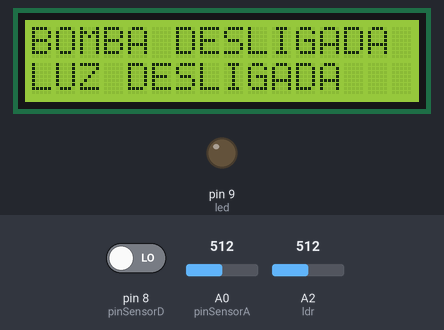
Bench run of a sketch on a simulated Arduino Uno, built with avr-gcc and run on an emulated ATmega328P. Parts: 16×2 character LCD, output pins drawn as LEDs (lit = HIGH). The test bench sets the inputs (shaded band); at power-on: A2 (ldr) = 512, A0 (pinSensorA) = 512, pin 8 (pinSensorD) LOW. What the sketch prints to the serial monitor is not drawn.

Above: at 1.2 s.
1.3 s: A2 (ldr) set to 488
At 2.0 s:
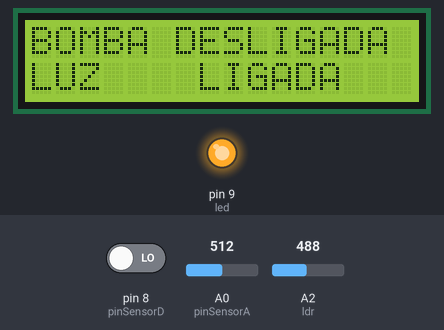
2.8 s: A0 (pinSensorA) set to 688
4.3 s: A0 (pinSensorA) set to 715
At 5.5 s:
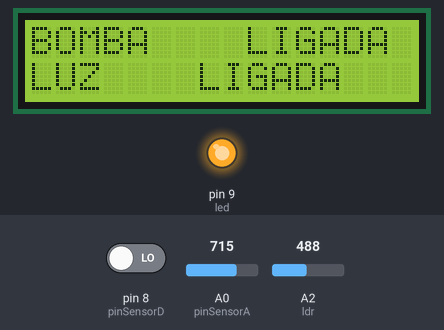
5.8 s: A2 (ldr) set to 1023
At 6.6 s:
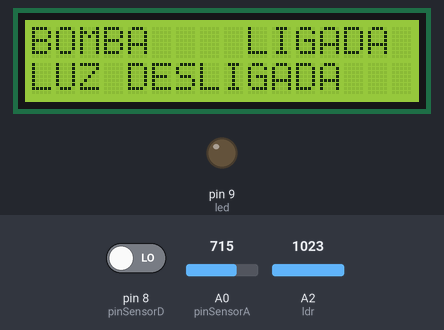
9.3 s: A0 (pinSensorA) set to 690
At 10.3 s:
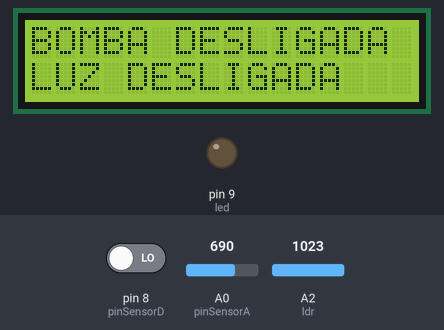
Timing chart, 0 to 12.3 s (numbered marks = the images above; inputs shaded):
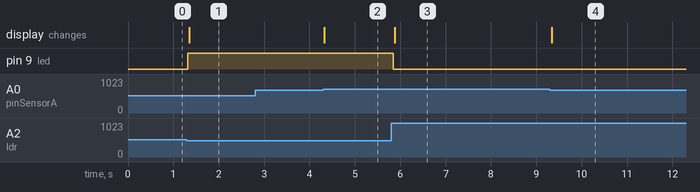

Measured:
- the behaviour switches between 500 and 499 on A2 (ldr) (found by bisection; images 0 and 1)
- the behaviour switches between 700 and 701 on A0 (pinSensorA) (found by bisection; images 1 and 2)
- after the input at 1.3 s, pin 9 (led): LOW → HIGH at once; the display: changes after 0.05 s (image 1)
- after the input at 2.8 s, every drawn part: stays the same
- after the input at 4.3 s, the display: changes at once (image 2)
- after the input at 5.8 s, pin 9 (led): HIGH → LOW after 0.05 s; the display: changes after 0.08 s (image 3)
- after the input at 9.3 s, the display: changes at once (image 4)

The sketch:

Horta_Inteligente.ino
```cpp
#include <LiquidCrystal_I2C.h>
#include <Wire.h> //Biblioteca utilizada gerenciar a comunicação entre dispositicos através do protocolo I2C
#include <LiquidCrystal_I2C.h> //Biblioteca controlar display 16x2 através do I2C
#define col 16 //Define o número de colunas do display utilizado
#define lin 2 //Define o número de linhas do display utilizado
#define ende 0x27 //Define o endereço do display
LiquidCrystal_I2C lcd(ende, col, lin); //Cria o objeto lcd passando como parâmetros o endereço, o nº de colunas e o nº de linhas

#define pinSensorA A0 //Pino Analogico do Sensor de Umidade na Porta Analogica A0
#define pinSensorD 8  //Pino Digital do Sensor de Umidade na Porta Digital 8
#define pinBomba 13   //Pino que Liga a Bomba 13
#define pinLuz 9      //Pino de luz???

int led = 9; //Atribui a porta digital 10 a variável led
int ldr = A2; //Atribui A0 a variável ldr
int valorldr = 0;//Declara a variável valorldr como inteiro

void setup() {
 pinMode(led, OUTPUT); //Define led LDR(pino digital 9) como saída
 pinMode(ldr, INPUT); //Define ldr (pino analógico A2) como saída
 Serial.begin(9600); //Inicialização da comunicação serial, com velocidade de comunicação de 9600

 lcd.init(); //Inicializa a comunicação com o display já conectado
 lcd.clear(); //Limpa a tela do display
 lcd.backlight(); //Aciona a luz de fundo do display
// lcd.setCursor(0, 0); //Coloca o cursor do display na coluna 1 e linha 1
// lcd.print("HORTA DA ETEC"); //Exibe a mensagem na primeira linha do display
 lcd.setCursor(0, 1); //Coloca o cursor do display na coluna 1 e linha 2
//Exibe a mensagem na segunda linha do display
  pinMode(pinSensorD, INPUT);
  Serial.begin(9600);
}

void loop() {
  valorldr = analogRead(ldr);//Lê o valor do sensor ldr e armazena na variável valorldr
  Serial.println(valorldr);//Imprime na serial os dados de valorldr

  if ((valorldr) < 500) { //Se o valor de valorldr for menor que 500:
    lcd.setCursor(0, 1); //Coloca o cursor do display na coluna x e linha x
    lcd.print("LUZ    LIGADA"); //Exibe a mensagem na primeira linha do display
    digitalWrite(led, HIGH);//Coloca led em alto para acioná-lo
  }

  else { //Senão:
    lcd.setCursor(0, 1); //Coloca o cursor do display na coluna x e linha x
    lcd.print("LUZ DESLIGADA"); //Exibe a mensagem na primeira linha do display
    digitalWrite(led, LOW);//Coloca led em baixo para que o mesmo desligue ou permaneça desligado
  }
  Serial.print("Digital:");

  if (digitalRead(pinSensorD)) {
     Serial.print("=>        SEM UMIDADE ");
  } else {
     Serial.print("=> COM UMIDADE ");
  }

 Serial.print("                ");
  if (analogRead(pinSensorA) > 700) {
    lcd.setCursor(0, 0); //Coloca o cursor do display na coluna 1 e linha 1
    lcd.print("BOMBA    LIGADA"); //Exibe a mensagem na primeira linha do display
    digitalWrite(pinBomba,HIGH);
  } else {
    lcd.setCursor(0, 0); //Coloca o cursor do display na coluna 1 e linha 1
    lcd.print("BOMBA DESLIGADA"); //Exibe a mensagem na primeira linha do display
    digitalWrite(pinBomba,LOW);
  }
}
```
